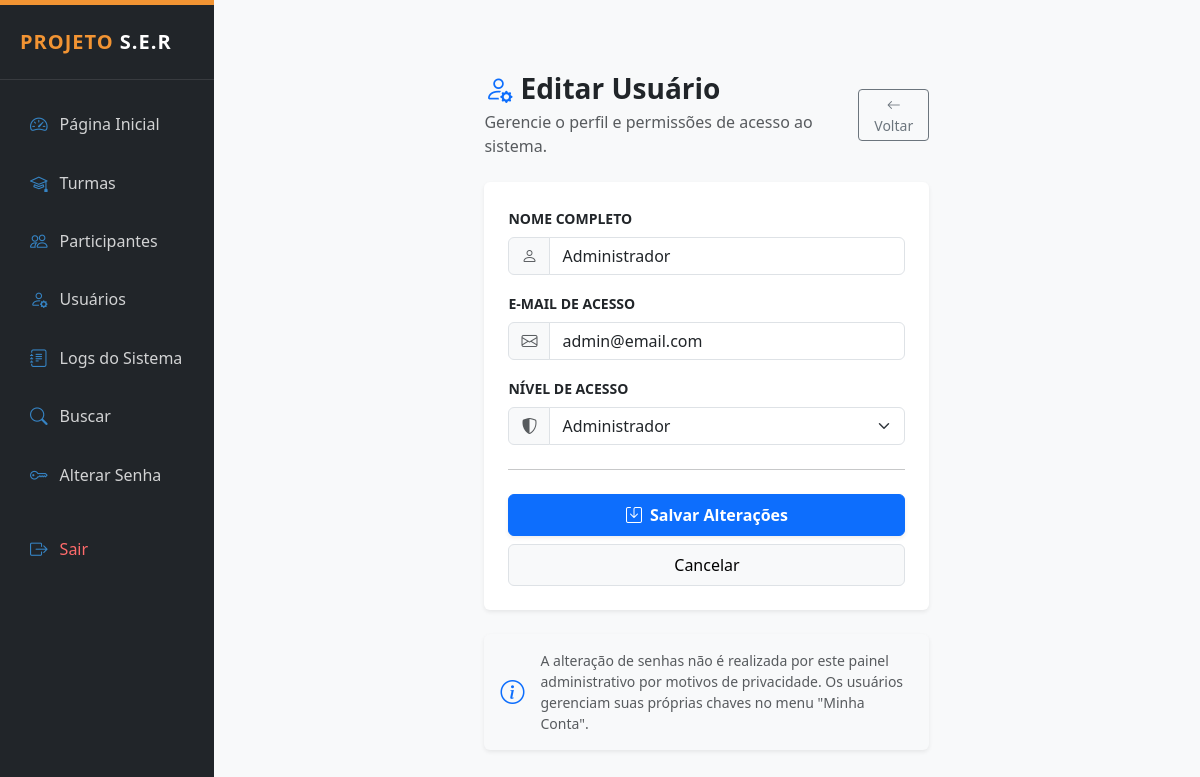
/public/usuarios_editar.php?id=1 (signed in), run on the app's committed database.
### tables this page shows
CREATE TABLE `usuarios` (
  `id` int(11) NOT NULL,
  `nome` varchar(100) NOT NULL,
  `email` varchar(120) NOT NULL,
  `senha` varchar(255) NOT NULL,
  `nivel` enum('admin','atendente') DEFAULT 'atendente',
  `criado_em` timestamp NOT NULL DEFAULT current_timestamp()
);

### public/usuarios_editar.php (the view, shortened to what this page needs)
<?php
require_once __DIR__ . "/../config/conexao.php";
require_once __DIR__ . "/../layout/admin_header.php";
$id = $_GET['id'] ?? null;
$sql = $pdo->prepare("SELECT id, nome, email, nivel FROM usuarios WHERE id = :id");
$sql->bindParam(':id', $id, PDO::PARAM_INT);
$sql->execute();
$usuario = $sql->fetch(PDO::FETCH_ASSOC);
?>
<div class="container py-5">
    <div class="row justify-content-center">
        <div class="col-md-7 col-lg-6">
            <div class="mb-4 d-flex justify-content-between align-items-center">
                <div>
                    <h3 class="fw-bold text-dark mb-1">
                        <i class="bi bi-person-gear me-2 text-primary"></i>Editar Usuário
                    </h3>
                    <p class="text-muted mb-0">Gerencie o perfil e permissões de acesso ao sistema.</p>
                </div>
                <a href="usuarios_lista.php" class="btn btn-outline-secondary btn-sm">
                    <i class="bi bi-arrow-left"></i> Voltar
                </a>
            </div>
            <div class="card shadow-sm border-0">
                <div class="card-body p-4">
                    <form action="usuarios_atualizar.php" method="post">
                        <div class="mb-3">
                            <label class="form-label fw-bold small text-uppercase">Nome Completo</label>
                            <div class="input-group">
                                <span class="input-group-text bg-light text-muted"><i class="bi bi-person"></i></span>
                                <input type="text" name="nome" class="form-control"
                                       value="<?= htmlspecialchars($usuario['nome']) ?>" required>
                            </div>
                        </div>
                        <div class="mb-3">
                            <label class="form-label fw-bold small text-uppercase">E-mail de Acesso</label>
                            <div class="input-group">
                                <span class="input-group-text bg-light text-muted"><i class="bi bi-envelope"></i></span>
                                <input type="email" name="email" class="form-control"
                                       value="<?= htmlspecialchars($usuario['email']) ?>" required>
                            </div>
                        </div>
                        <div class="mb-4">
                            <label class="form-label fw-bold small text-uppercase">Nível de Acesso</label>
                            <div class="input-group">
                                <span class="input-group-text bg-light text-muted"><i class="bi bi-shield-shaded"></i></span>
                                <select name="nivel" class="form-select" required>
                                    <option value="admin" <?= $usuario['nivel'] === 'admin' ? 'selected' : '' ?>>Administrador</option>
                                </select>
                            </div>
                        </div>
                        <hr class="my-4">
                        <div class="d-grid gap-2">
                            <button type="submit" class="btn btn-primary py-2 fw-bold shadow-sm">
                                <i class="bi bi-save me-2"></i>Salvar Alterações
                            </button>
                            <a href="usuarios_lista.php" class="btn btn-light border py-2">
                                Cancelar
                            </a>
                        </div>
                    </form>
                </div>
            </div>
            <div class="mt-4 card bg-light border-0 shadow-sm">
                <div class="card-body py-3 d-flex align-items-center small text-muted">
                    <i class="bi bi-info-circle fs-4 me-3 text-primary"></i>
                    <div>
                        A alteração de senhas não é realizada por este painel administrativo por motivos de privacidade. Os usuários gerenciam suas próprias chaves no menu "Minha Conta".
                    </div>
                </div>
            </div>
        </div>
    </div>
</div>
<?php require_once __DIR__ . '/../layout/admin_footer.php'; ?>

### layout/admin_header.php (style rules this page uses)
:root { --ser-orange: #F29433; --ser-blue: #3684C4; --ser-wine: #A61C62; --ser-light: #f8f9fa; }
body { font-family: 'Segoe UI', Tahoma, Geneva, Verdana, sans-serif; background-color: var(--ser-light); }

### data on the page
usuarios: nome "Administrador", email "admin@email.com", nivel "Administrador"
